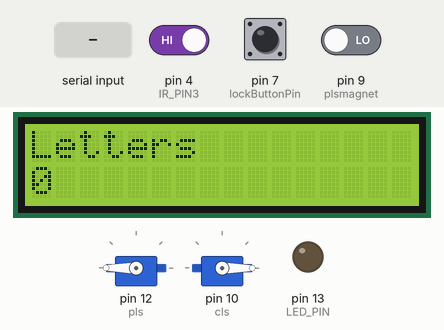
Simulated run of this sketch. Board: Arduino Uno, built with avr-gcc and run on an emulated ATmega328P. Parts: 2 × servo, 16×2 character LCD, output pins drawn as LEDs (lit = HIGH). The inputs (shaded band) are chosen by the test bench; at power-on: pin 4 (IR_PIN3) HIGH, pin 9 (plsmagnet) LOW, pin 7 (lockButtonPin) HIGH. The local clock reads 2024-03-15 10:24:30 at power-on unless the sketch sets it; the modem accepts every AT command (registered, SIM ready, sends succeed) and sends nothing else; what the sketch prints to the serial monitor is not drawn.

Above: at 13.4 s.
13.5 s: pin 4 (IR_PIN3) driven LOW
At 14.9 s:
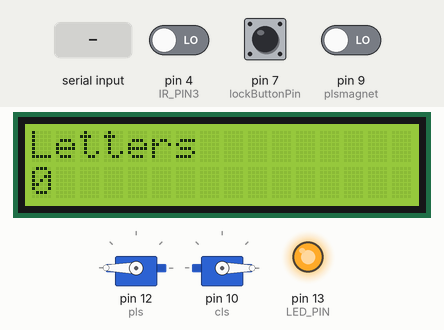
16.5 s: pin 9 (plsmagnet) driven HIGH
19.5 s: pin 4 (IR_PIN3) driven HIGH
At 20.22 s:
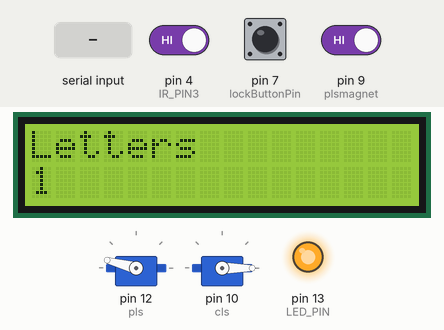
22.5 s: "UNLOCK\n" received over the second serial link
At 25.3 s:
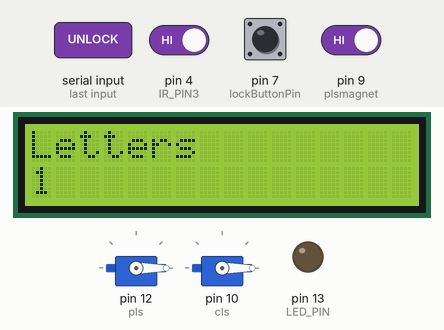
25.5 s: "OK\n" received over the second serial link
28.4 s: pin 4 (IR_PIN3) driven LOW
At 31.4 s:
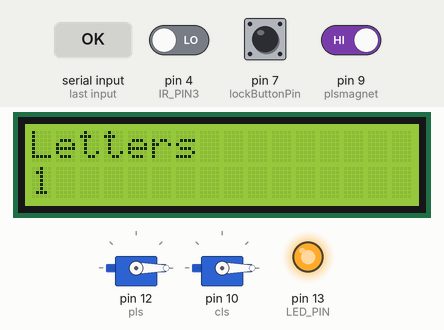
Timing chart, 0 to 36.8 s (numbered marks = the images above; inputs shaded):
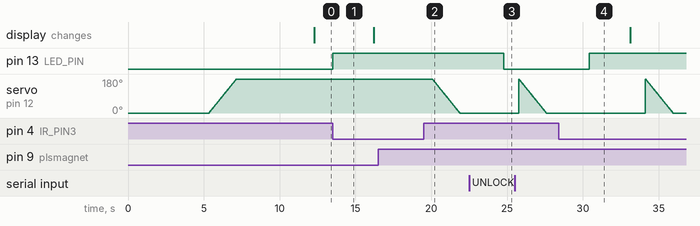

The sketch:

Smart_mailbox_code.ino
```cpp
#include <Wire.h>
#include <LiquidCrystal_I2C.h>
#include <SoftwareSerial.h>
#include <Servo.h>
#include <HX711.h>
#include <RTClib.h>

SoftwareSerial sim800l(3, 2); // RX, TX for Arduino and for the module it's TXD, RXD; they should be inverted
Servo pls; // package lock servo
Servo cls; // collecting lock servo

int x = 0;
int y = 0;

int state = 0;

const int IR_PIN3 = 4; // Arduino pin connected to the IR sensor
const int LED_PIN = 13;
const int lockButtonPin = 7;
const int plsmagnet = 9;

int index = 0;
String number = "";
String message = "";

char incomingByte;
String incomingData;
bool atCommand = true;

LiquidCrystal_I2C lcd(0x27, 16, 2); // set the LCD address to 0x27 for a 16 chars and 2 line display

void receivedMessage(String inputString);
void SendSMS();
void clsUnlock();
void clsLock();
void plsUnlock();
void plsLock();


RTC_DS1307 rtc; // Create an instance of the RTC_DS1307 class

void setup() {
  clsLock();

  pls.attach(12);  // Attach the servo to pin 12
  cls.attach(10); // Attach the servo to pin 10

  pinMode(IR_PIN3, INPUT);
  pinMode(LED_PIN, OUTPUT);
  pinMode(lockButtonPin, INPUT);
  pinMode(plsmagnet, INPUT);

  if (y < 1) {
    plsUnlock();
  } else {
    plsLock();
  }

  sim800l.begin(9600);
  Serial.begin(9600);
  delay(1000);

  // Check if you're currently connected to SIM800L
  while (!sim800l.available()) {
    sim800l.println("AT");
    delay(1000);
    Serial.println("Connecting...");
  }

  Serial.println("Connected.");

  sim800l.println("AT+CMGF=1");  // Set SMS Text Mode
  delay(1000);
  sim800l.println("AT+CNMI=1,2,0,0,0");  // Procedure: how to receive messages from the network
  delay(1000);
  sim800l.println("AT+CMGL=\"REC UNREAD\""); // Read unread messages

  Serial.println("Ready to receive commands.");

  lcd.init();
  lcd.backlight();
  lcd.setCursor(0, 0);
  lcd.print("Letters");
  lcd.setCursor(0, 1);
  lcd.print(x);
  lcd.print(" ");

  if (!rtc.begin()) {
    while (1);
  }
}

void loop() {
  DateTime now = rtc.now();

  if (digitalRead(IR_PIN3) == LOW) {
    digitalWrite(LED_PIN, HIGH);
    SendSMS();
    delay(500);
  } else {
    Serial.println(".");
    digitalWrite(LED_PIN, LOW);
  }

  int counter = digitalRead(LED_PIN);

  if (state == 0) {
    switch (counter) {
      case 1:
        state = 1;
        lcd.setCursor(0, 1);
        x = x + 1;
        lcd.print(x);
        break;
      case 0:
        state = 0;
        break;
    }
  }

  if (counter == 0) {
    state = 0;
  }

  if (digitalRead(plsmagnet) == HIGH) {
    delay(1000);

    plsLock();
  }

  if (digitalRead(lockButtonPin) == LOW) {
    delay(100); // Simple debounce delay
    if (digitalRead(lockButtonPin) == HIGH) {
      clsLock();
    }
  }


  if (sim800l.available()) {
    delay(100);

    while (sim800l.available()) {
      incomingByte = sim800l.read();
      incomingData += incomingByte;
    }

    delay(10);
    if (atCommand == false) {
      receivedMessage(incomingData);
    } else {
      atCommand = false;
    }


    if (incomingData.indexOf("OK") == -1) {
      sim800l.println("AT+CMGDA=\"DEL ALL\"");
      delay(1000);
      atCommand = true;
    }

    incomingData = "";
  }


}

void receivedMessage(String inputString) {
  //Get The number of the sender
  index = inputString.indexOf('"') + 1;
  inputString = inputString.substring(index);
  index = inputString.indexOf('"');
  number = inputString.substring(0, index);
  Serial.println("Number: " + number);

  //Get The Message of the sender
  index = inputString.indexOf("\n") + 1;
  message = inputString.substring(index);
  message.trim();
  Serial.println("Message: " + message);
  message.toUpperCase(); // uppercase the message received

  //verifing the number

  if (number.indexOf("+94769205348") > -1) {    // update number here
    if (message.indexOf("UNLOCK") > -1) {
      clsUnlock();
      delay(1000);
      plsUnlock();
      delay(1000);
      Serial.println("door unlocked");
    }
  }
}

void SendSMS() {
  Serial.println("Sending SMS..."); // Show this message on the serial monitor
  sim800l.print("AT+CMGF=1\r"); // Set the module to SMS mode
  delay(100);
  sim800l.print("AT+CMGS=\"+94769205348\"\r"); // Send SMS to authorized phone number
  delay(500);
  sim800l.print("You have received a letter\nNumber of letters inside the box: ");
  sim800l.print(x + 1); // This is the text to send to the phone number
  delay(500);
  sim800l.print((char)26); // (required according to the datasheet)
  delay(500);
  sim800l.println();
  Serial.println("Text Sent.");
  delay(500);
}

void clsUnlock() {
  for (int i = 0; i <= 180; i += 1) {
    cls.write(i);
    delay(10);

  }
  delay(1000);

  Serial.println("Sending SMS..."); // Show this message on the serial monitor
  sim800l.print("AT+CMGF=1\r"); // Set the module to SMS mode
  delay(1000);
  sim800l.print("AT+CMGS=\"+94769205348\"\r"); // Send SMS to authorized phone number
  delay(500);
  sim800l.print("Access granted: Mail collection lock unlocked.\nTotal Letters : ");
  sim800l.print(x);

  delay(500);
  x = 0;
  lcd.setCursor(0, 1);
  lcd.print("        "); // Clear the previous counter value
  lcd.setCursor(0, 1);
  lcd.print(x);
  sim800l.print((char)26); // (required according to the datasheet)
  delay(500);
  sim800l.println();
  Serial.println("Text Sent.");
  delay(500);
}

void clsLock() {
  for (int i = 180; i >= 0; i -= 1) {
    cls.write(i);
    delay(10);
  }
  delay(1000);

  Serial.println("Sending SMS..."); // Show this message on the serial monitor
  sim800l.print("AT+CMGF=1\r"); // Set the module to SMS mode
  delay(1000);
  sim800l.print("AT+CMGS=\"+94769205348\"\r"); // Send SMS to authorized phone number
  delay(500);
  sim800l.print("Mailbox locked and secured.");
  sim800l.print((char)26); // (required according to the datasheet)
  delay(500);
  sim800l.println();
  Serial.println("Text Sent.");
  delay(500);

}

void plsUnlock() {
  for (int i = 0; i <= 180; i += 1) {
    pls.write(i);
    delay(10);
  }
  delay(1000);
  y = 0;
  lcd.setCursor(0, 1);
  lcd.print("        "); // Clear the previous counter value
  lcd.setCursor(0, 1);
  lcd.print(y);
  sim800l.print((char)26); // (required according to the datasheet)
  delay(500);
  sim800l.println();
  Serial.println("Text Sent.");
  delay(500);
}

void plsLock() {
  for (int i = 180; i >= 0; i -= 1) {
    pls.write(i);
    delay(10);
  }
  delay(1000);
  Serial.println("Sending SMS..."); // Show this message on the serial monitor
  sim800l.print("AT+CMGF=1\r"); // Set the module to SMS mode
  delay(100);
  sim800l.print("AT+CMGS=\"+94769205348\"\r"); // Send SMS to authorized phone number
  delay(500);
  sim800l.print("You have received a package, please collect it");
  sim800l.print((char)26); // (required according to the datasheet)
  delay(500);
  sim800l.println();
  Serial.println("Text Sent.");
  delay(500);
}
```

Measured:
- after the input at 13.5 s, pin 13 (LED_PIN): LOW → HIGH at once
- after the input at 16.5 s, every drawn part: stays the same
- after the input at 28.4 s, pin 13 (LED_PIN): LOW → HIGH after 2.0 s
